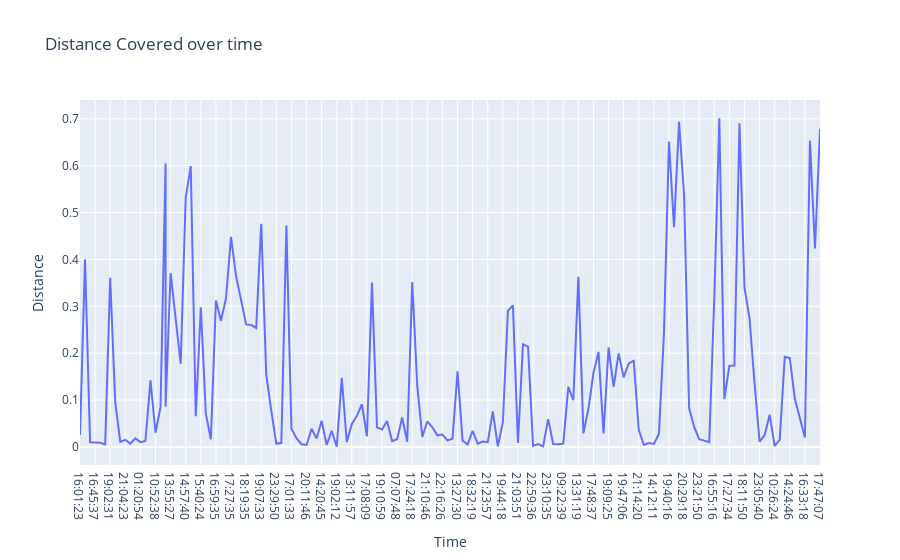

The notebook cell this image was saved under:
### Code cell
fig = px.line(data,x='Time',
             y='Distance',
             title='Distance Covered over time')
fig.show()

### Figure 1 — Plotly figure (JSON) as saved in the notebook; plotly's stock layout.template omitted (floating-point values rounded to 4 significant figures; data arrays with more than 128 entries replaced by an {"elided": "..."} marker saying what was removed)
{"data": [{"hovertemplate": "Time=%{x}<br>Distance=%{y}<extra></extra>", "legendgroup": "", "line": {"color": "#636efa", "dash": "solid"}, "marker": {"symbol": "circle"}, "mode": "lines", "name": "", "orientation": "v", "showlegend": false, "type": "scatter", "x": {"elided": "149 str values"}, "xaxis": "x", "y": {"elided": "149 float values"}, "yaxis": "y"}], "layout": {"legend": {"tracegroupgap": 0}, "title": {"text": "Distance Covered over time"}, "xaxis": {"anchor": "y", "domain": [0, 1], "title": {"text": "Time"}}, "yaxis": {"anchor": "x", "domain": [0, 1], "title": {"text": "Distance"}}}}
